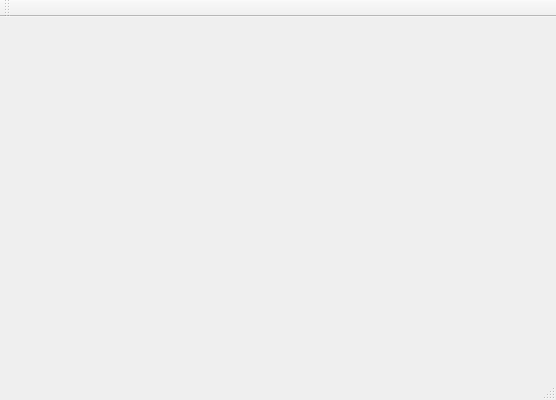
<?xml version="1.0" encoding="UTF-8"?>
<ui version="4.0">
 <class>Lab1_3sem_GUIClass</class>
 <widget class="QMainWindow" name="Lab1_3sem_GUIClass">
  <property name="geometry">
   <rect>
    <x>0</x>
    <y>0</y>
    <width>556</width>
    <height>400</height>
   </rect>
  </property>
  <property name="windowTitle">
   <string>Lab1_3sem_GUI</string>
  </property>
  <widget class="QWidget" name="centralWidget"/>
  <widget class="QMenuBar" name="menuBar">
   <property name="geometry">
    <rect>
     <x>0</x>
     <y>0</y>
     <width>556</width>
     <height>22</height>
    </rect>
   </property>
  </widget>
  <widget class="QToolBar" name="mainToolBar">
   <attribute name="toolBarArea">
    <enum>TopToolBarArea</enum>
   </attribute>
   <attribute name="toolBarBreak">
    <bool>false</bool>
   </attribute>
  </widget>
  <widget class="QStatusBar" name="statusBar"/>
 </widget>
 <layoutdefault spacing="6" margin="11"/>
 <resources>
  <include location="Lab1_3sem_GUI.qrc"/>
 </resources>
 <connections/>
</ui>
